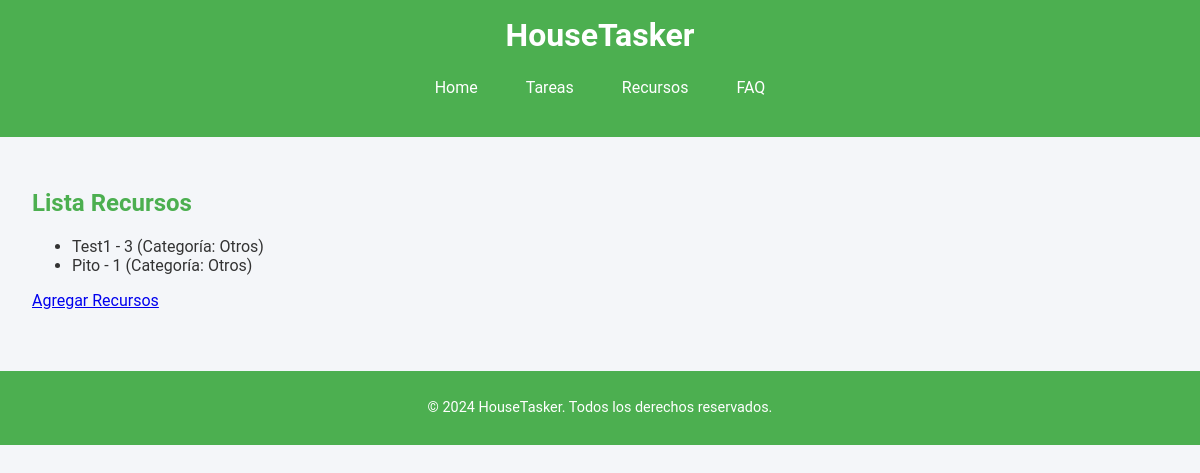
The page /resources/ (signed in) on the database as committed earlier.
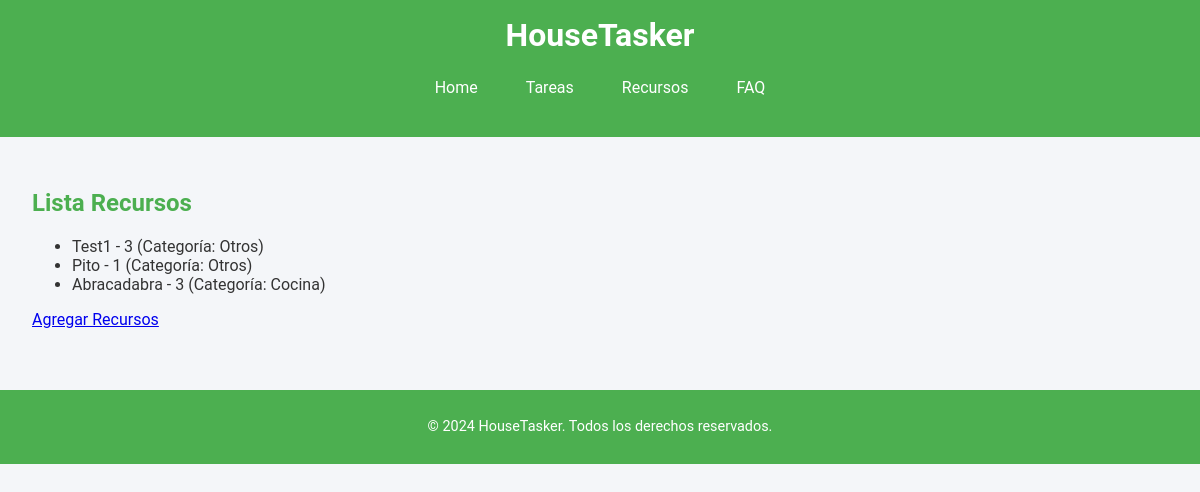
The same page on the database as committed later.
### appHouseTasker/models.py (models this page shows, shortened)
class Resource(models.Model):
    CATEGORY_CHOICES = [
        ('cleaning', 'Limpieza'),
        ('vehicle', 'Vehículo'),
        ('kitchen', 'Cocina'),
        ('others', 'Otros'),
    ]
    name = models.CharField(max_length=100, unique=True, help_text="Nombre del recurso, e.g., Jabon, Coche, Llaves.")
    description = models.TextField(blank=True, help_text="Descripción opcional del recurso y sus características.")
    quantity = models.PositiveIntegerField(default=1, help_text="Cantidad disponible de este recurso.")
    category = models.CharField(max_length=50, choices=CATEGORY_CHOICES, default='others', help_text="Categoría del recurso.")
    is_available = models.BooleanField(default=True, help_text="Indica si el recurso está disponible para uso.")

### appHouseTasker/views.py (the view)
# urls.py: path('resources/', views.resource_list, name='resource_list'),  # List all resources
@login_required
def resource_list(request):
    resources = Resource.objects.all()
    return render(request, 'resource_list.html', {'resources': resources})

### appHouseTasker/templates/resource_list.html
{% extends "base.html" %}
{% block main %}
  <h2>Lista Recursos</h2>
  <ul>
    {% for resource in resources %}
      <li>{{ resource.name }} - {{ resource.quantity }} (Categoría: {{ resource.get_category_display }})</li>
    {% empty %}
      <li>No se encontraron recursos.</li>
    {% endfor %}
  </ul>
  <a href="{% url 'resource_create' %}">Agregar Recursos</a>
{% endblock %}

Rows that differ between the two databases and show on the page:
added Resource: name "Abracadabra", quantity "3", category "Cocina"
